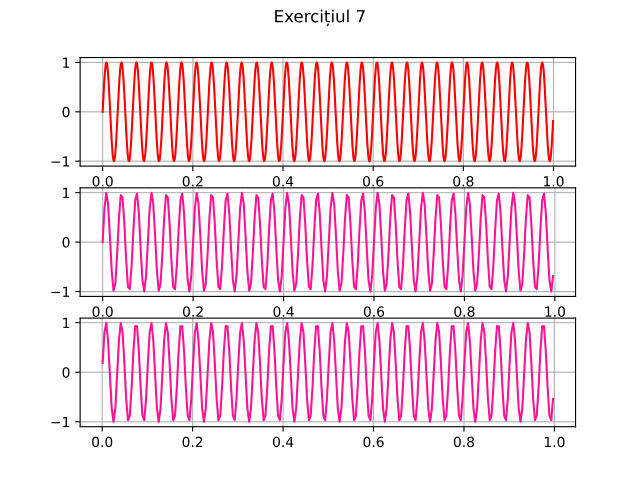

Write Python code to recreate this figure.
import numpy as np
import matplotlib.pyplot as plt

fig, axs = plt.subplots(3)
fig.suptitle('Exercițiul 7')

fs = 1000

t = np.arange(0, 1, 1 / fs)
s = np.sin(2 * np.pi * 30 * t)

axs[0].plot(t, s, color='red')

ta = t[::4]
sa = s[::4]

axs[1].plot(ta, sa, color='deeppink')

# a. arata aproape la fel; e doar putin stramb

tb = t[1::4]
sb = s[1::4]

axs[2].plot(tb, sb, color='deeppink')

# b. aseamana; arata ca o diferenta de faza mica

for ax in axs.flat:
    ax.grid(True)

plt.savefig('lab/02/ex7.pdf')
plt.show()
